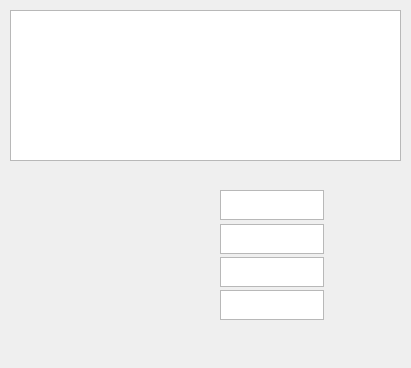
<?xml version="1.0" encoding="UTF-8"?>
<ui version="4.0">
 <class>FormBoard</class>
 <widget class="QDialog" name="FormBoard">
  <property name="geometry">
   <rect>
    <x>0</x>
    <y>0</y>
    <width>411</width>
    <height>368</height>
   </rect>
  </property>
  <property name="windowTitle">
   <string>Dialog</string>
  </property>
  <widget class="QTextEdit" name="textID">
   <property name="geometry">
    <rect>
     <x>220</x>
     <y>190</y>
     <width>104</width>
     <height>30</height>
    </rect>
   </property>
  </widget>
  <widget class="QTextEdit" name="textColor">
   <property name="geometry">
    <rect>
     <x>220</x>
     <y>224</y>
     <width>104</width>
     <height>30</height>
    </rect>
   </property>
  </widget>
  <widget class="QTextEdit" name="textWidth">
   <property name="geometry">
    <rect>
     <x>220</x>
     <y>257</y>
     <width>104</width>
     <height>30</height>
    </rect>
   </property>
  </widget>
  <widget class="QTextEdit" name="textHeight">
   <property name="geometry">
    <rect>
     <x>220</x>
     <y>290</y>
     <width>104</width>
     <height>30</height>
    </rect>
   </property>
  </widget>
  <widget class="QListWidget" name="listWidget">
   <property name="geometry">
    <rect>
     <x>10</x>
     <y>10</y>
     <width>391</width>
     <height>151</height>
    </rect>
   </property>
  </widget>
 </widget>
 <resources/>
 <connections/>
</ui>
